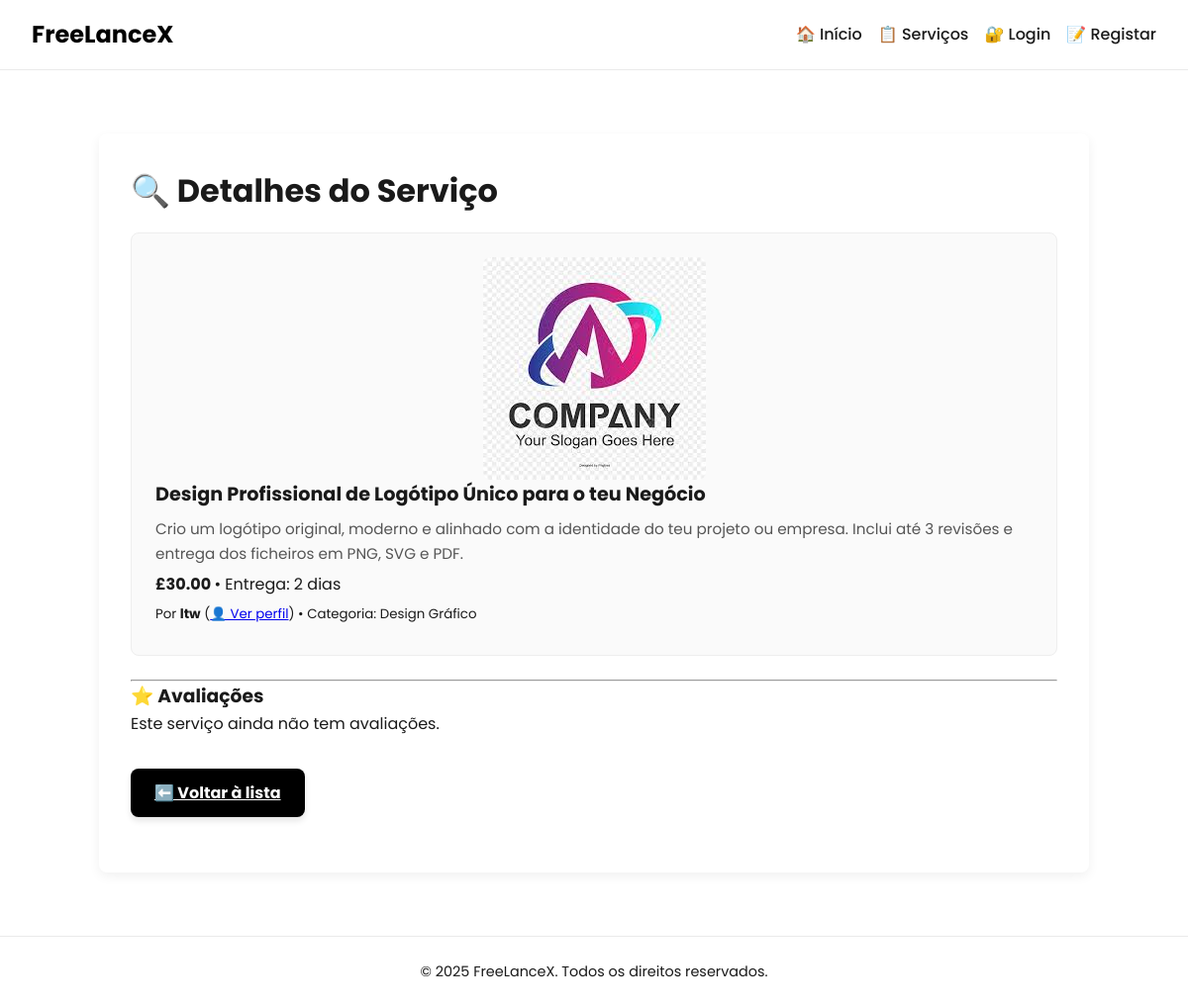
The page /pages/service_detail.php?id=6 on the database its author committed.
### tables this page shows
CREATE TABLE services (
    id INTEGER PRIMARY KEY AUTOINCREMENT,
    freelancer_id INTEGER NOT NULL,
    title TEXT NOT NULL,
    description TEXT,
    price REAL NOT NULL,
    delivery_time TEXT NOT NULL,
    category TEXT, 
    media_path TEXT,
    is_promoted INTEGER DEFAULT 0, currency TEXT DEFAULT 'USD', status TEXT DEFAULT 'pendente',
    FOREIGN KEY(freelancer_id) REFERENCES users(id)
);

CREATE TABLE users (
    id INTEGER PRIMARY KEY AUTOINCREMENT,
    username TEXT NOT NULL UNIQUE,
    email TEXT NOT NULL UNIQUE,
    password_hash TEXT NOT NULL,
    is_admin INTEGER DEFAULT 0
);

### pages/service_detail.php (the view, shortened to what this page needs)
<?php
require_once '../includes/db.php';
require_once '../includes/head.php';
require_once '../includes/header.php';
$id = (int) $_GET['id'];
$stmt = $db->prepare("SELECT s.*, u.username, u.id AS freelancer_id FROM services s JOIN users u ON s.freelancer_id = u.id WHERE s.id = :id");
$stmt->execute([':id' => $id]);
$service = $stmt->fetch(PDO::FETCH_ASSOC);
function getCurrencySymbol($currency) {
    return match (strtoupper($currency)) {
        'USD' => '$',
        'EUR' => '€',
        'GBP' => '£',
        'BRL' => 'R$',
        'JPY' => '¥',
        default => $currency
    };
}
?>
<main class="dashboard-container">
    <h2>🔍 Detalhes do Serviço</h2>
    <div class="service-item">
        <?php
        $imgPath = '../' . $service['media_path'];
        if (!empty($service['media_path']) && file_exists($imgPath)): ?>
            <img src="/<?= htmlspecialchars($service['media_path']) ?>" alt="Imagem do serviço" class="service-image">
        <?php endif; ?>
        <h4><?= htmlspecialchars($service['title']) ?></h4>
        <p class="description"><?= nl2br(htmlspecialchars($service['description'])) ?></p>
        <p>
            <strong>
                <?= getCurrencySymbol($service['currency'] ?? '') . number_format($service['price'], 2) ?>
            </strong>
            • Entrega: <?= htmlspecialchars($service['delivery_time']) ?>
        </p>
        <p><small>
            Por <strong><?= htmlspecialchars($service['username']) ?></strong>
            (<a href="public_profile.php?id=<?= $service['freelancer_id'] ?>">👤 Ver perfil</a>)
            • Categoria: <?= htmlspecialchars($service['category'] ?? '—') ?>
        </small></p>
    </div>
    <hr>
    <h3>⭐ Avaliações</h3>
    <?php
    $stmt = $db->prepare("
        SELECT r.rating, r.comment, t.completed_at, u.username
        FROM reviews r
        JOIN transactions t ON r.transaction_id = t.id
        JOIN users u ON t.client_id = u.id
        WHERE t.service_id = :sid
    ");
    $stmt->execute([':sid' => $service['id']]);
    $reviews = $stmt->fetchAll(PDO::FETCH_ASSOC);
    $media = count($reviews) ? array_sum(array_column($reviews, 'rating')) / count($reviews) : null;
    ?>
    <?php if ($media !== null): ?>
        <p><strong>Média:</strong> <?= number_format($media, 1) ?> / 5 ⭐</p>
    <?php else: ?>
        <p>Este serviço ainda não tem avaliações.</p>
    <?php endif; ?>
    <div class="dashboard-actions">
        <a href="services.php" class="primary-btn">⬅️ Voltar à lista</a>
    </div>
</main>
<?php include '../includes/footer.php'; ?>

### css/style.css (style rules this page uses)
* { margin: 0; padding: 0; box-sizing: border-box; }
main { max-width: 1000px; margin: 4rem auto 2rem auto; padding: 2rem; }
.primary-btn { background: var(--primary); color: #fff; padding: 12px 24px; border-radius: var(--radius); font-weight: bold; border: none; cursor: pointer; transition: var(--transition); box-shadow: 0 4px 6px rgba(0,0,0,0.1); }
.dashboard-container { max-width: 1000px; margin: 4rem auto; padding: 2rem; background: #fff; border-radius: var(--radius); box-shadow: 0 4px 12px rgba(0, 0, 0, 0.06); }
.dashboard-container h2 { font-size: 2rem; margin-bottom: 1rem; }
.dashboard-actions { display: flex; flex-wrap: wrap; gap: 1rem; margin: 1.5rem 0; }
.service-item { padding: 1.5rem; border: 1px solid #eee; border-radius: var(--radius); margin-bottom: 1.5rem; background: #fafafa; }
.service-item h4 { font-size: 1.2rem; margin-bottom: 0.5rem; }
.service-item p { margin: 0.4rem 0; }
.service-item .description { font-size: 0.95rem; color: #555; }
.service-image { max-width: 100%; border-radius: var(--radius); margin-bottom: 1rem; }
.dashboard-actions { margin-top: 2rem; display: flex; gap: 1rem; }
.service-image { max-width: 400px; height: auto; display: block; margin: 0 auto; border-radius: 8px; }

### rows shown on the page
services: media_path (picture), title "Design Profissional de Logótipo Único para o teu Negócio", description "Crio um logótipo original, moderno e alinhado com a identidade do teu projeto ou empresa. Inclui até 3 revisões e entrega dos ficheiros em PNG, SVG e PDF.", currency "£", price "30.00", delivery_time "2 dias", freelancer.username "ltw", category "Design Gráfico"
